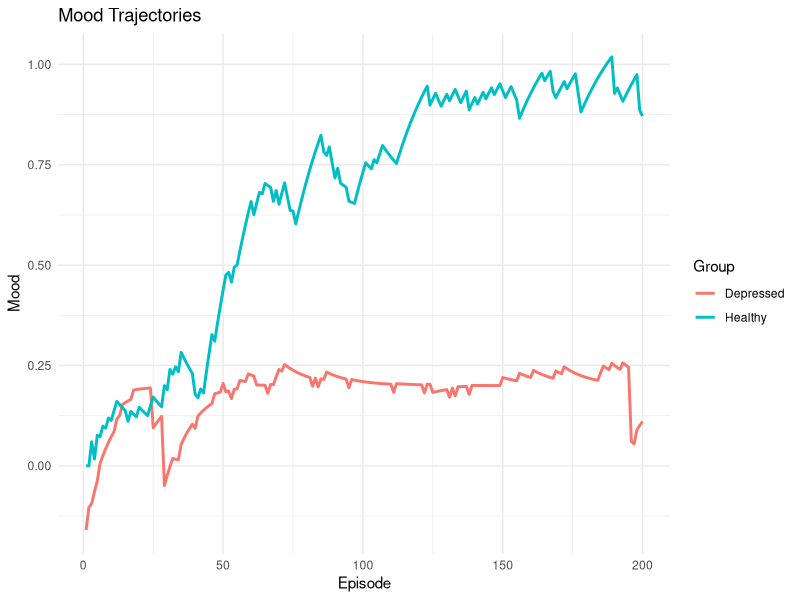
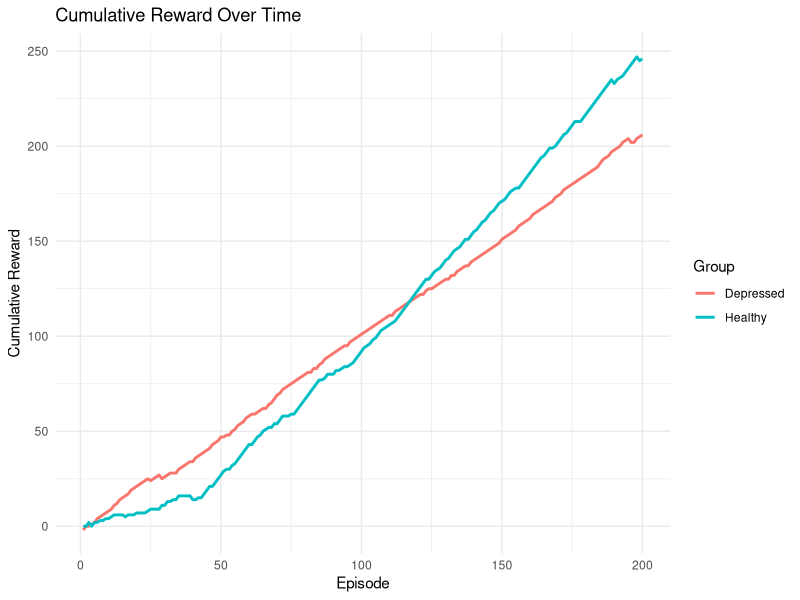
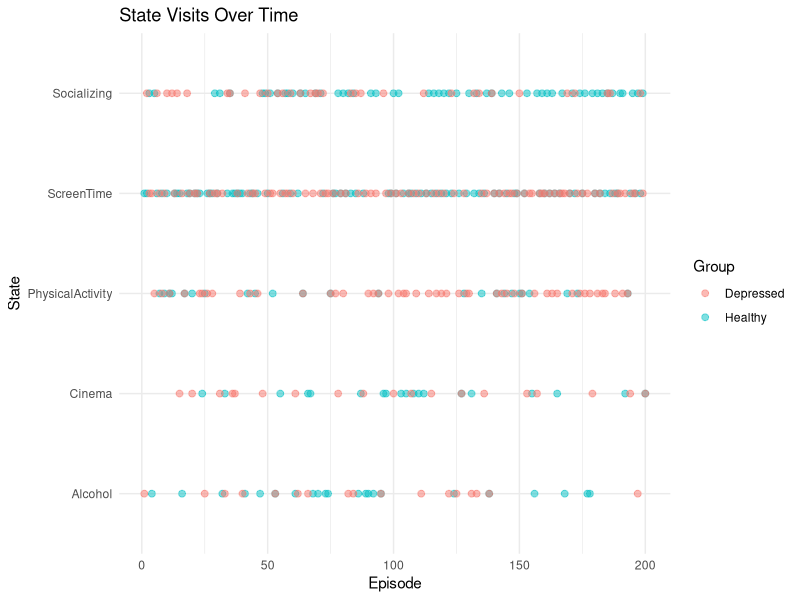
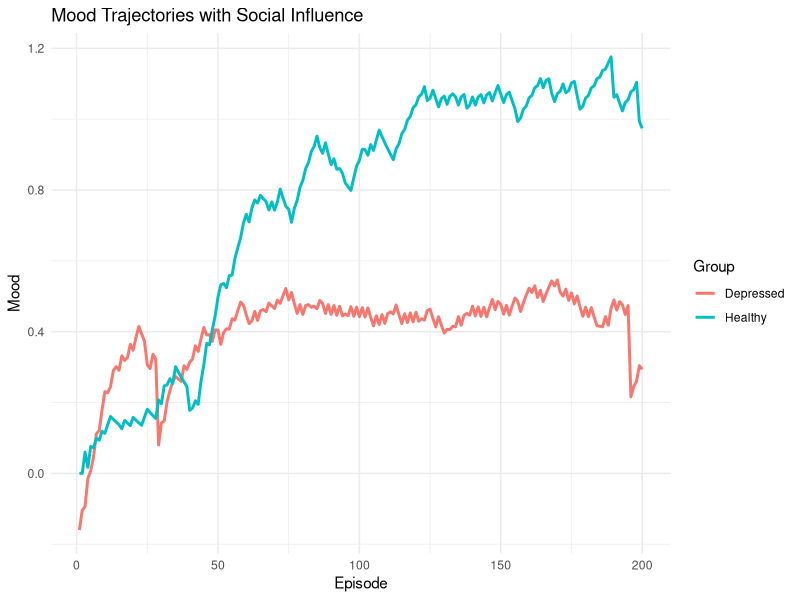
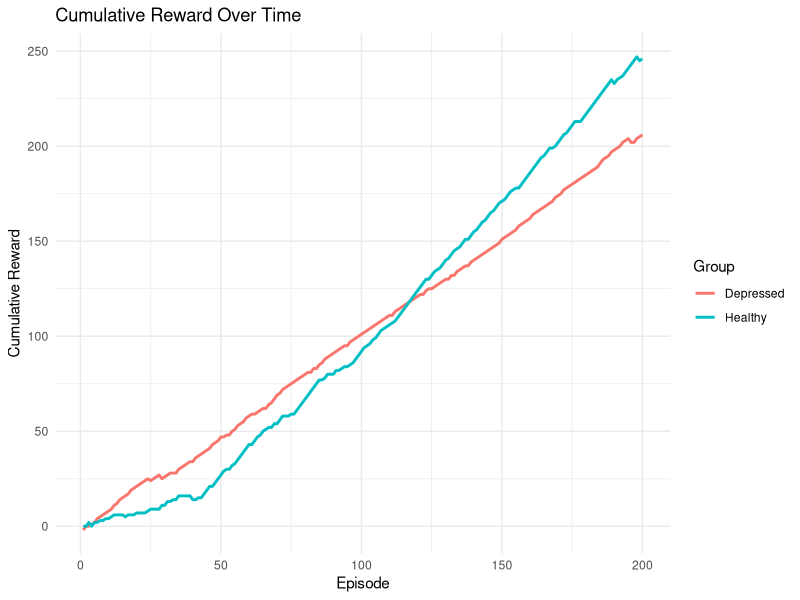
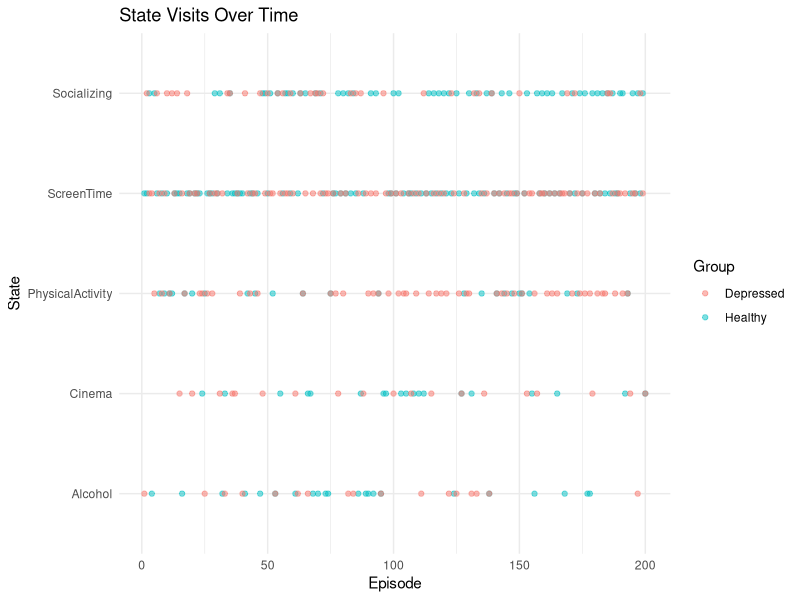
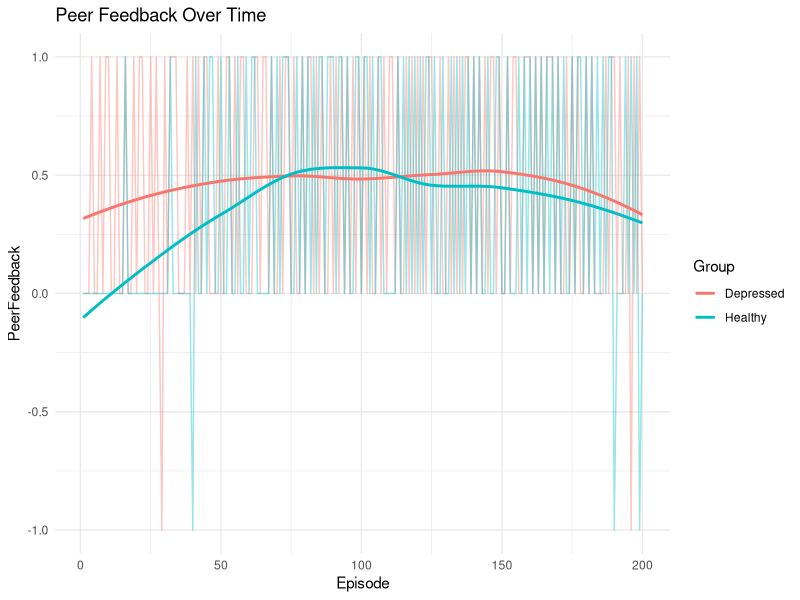
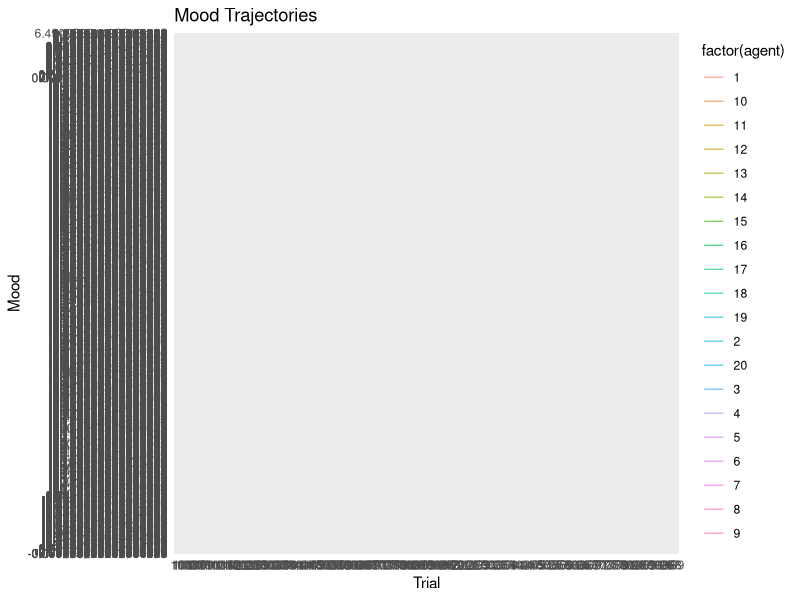

Reproduce these figures in R, in order.

# beyond multiarm MDP models

# The provided R code implements a simulation of a mood-sensitive Q-learning agent operating within a stylized behavioral environment consisting of five states: ScreenTime, PhysicalActivity, Socializing, Alcohol, and Cinema. Each state serves both as a context and as a potential action target. Transition probabilities are constructed to favor self-directed actions, while a predefined reward matrix reflects the desirability of each action-state pairing. The agent, governed by mood-dependent learning dynamics, adapts its behavior across 200 episodes using a reinforcement learning algorithm that incorporates traditional parameters (learning rate, discount factor, and exploration rate), as well as psychological constructs such as rumination and emotional valence. Two distinct agent profiles—"Healthy" and "Depressed"—are defined through differing parameterizations of mood decay, rumination weights, and affective biases. The simulation captures how mood influences decision-making and learning, with trajectories logged for subsequent analysis. Visualizations illustrate the evolution of mood, cumulative reward acquisition, and state visitation patterns, revealing the behavioral divergence between the two agent profiles. This framework enables the investigation of affective-cognitive interactions in reinforcement learning and offers a computational lens through which mood disorders might be modeled and better understood.

set.seed(123)
library(ggplot2)
library(reshape2)
library(dplyr)

# ---- ENVIRONMENT SETUP ----

states <- c("ScreenTime", "PhysicalActivity", "Socializing", "Alcohol", "Cinema")
n_states <- length(states)
actions <- 1:n_states

# Transition probabilities: [from_state, to_state, action]
transition_probs <- array(0, dim = c(n_states, n_states, n_states))
for (s in 1:n_states) {
  for (a in 1:n_states) {
    prob <- rep(0.1, n_states)
    prob[a] <- 0.6  # High chance of transitioning to action-related state
    transition_probs[s, , a] <- prob / sum(prob)
  }
}

# Rewards for each [state, action]
rewards <- matrix(c(
  0, 1, 2, -2, 1,   # ScreenTime
  1, 0, 2, -1, 2,   # PhysicalActivity
  2, 1, 0, -2, 2,   # Socializing
  -2, -1, 0, 0, -1,  # Alcohol
  1, 2, 2, -1, 0    # Cinema
), nrow = n_states, byrow = TRUE)

env <- list(
  states = states,
  transition_probs = transition_probs,
  rewards = rewards
)

# ---- Q-LEARNING AGENT FUNCTION ----

simulate_q_agent <- function(
    env, 
    n_episodes = 200,
    alpha_base = 0.1,
    gamma = 0.9,
    epsilon = 0.1,
    mood_decay = 0.95,
    mood_influence = 1.5,
    rumination_weight_success = 0.5,
    rumination_weight_failure = 0.5,
    pessimism = 0.0,
    optimism = 0.0
) {
  n_states <- nrow(env$transition_probs)
  n_actions <- length(env$states)
  Q <- matrix(0, nrow = n_states, ncol = n_actions)
  mood <- 0
  current_state <- sample(1:n_states, 1)
  
  trajectory <- data.frame(
    Episode = integer(n_episodes),
    State = character(n_episodes),
    Action = character(n_episodes),
    Reward = numeric(n_episodes),
    Mood = numeric(n_episodes)
  )
  
  for (ep in 1:n_episodes) {
    mood_clamped <- max(min(mood, 1), -1)
    
    biased_Q <- Q[current_state, ] + optimism - pessimism * (1 - Q[current_state, ])
    
    if (runif(1) < epsilon) {
      action <- sample(1:n_actions, 1)
    } else {
      action <- which.max(biased_Q)
    }
    
    next_state <- sample(1:n_states, 1, prob = env$transition_probs[current_state, , action])
    reward <- env$rewards[current_state, action]
    
    # Mood-influenced learning rate
    alpha <- alpha_base * exp(-mood_influence * mood_clamped)
    
    # Q-learning update
    Q[current_state, action] <- Q[current_state, action] + 
      alpha * (reward + gamma * max(Q[next_state, ]) - Q[current_state, action])
    
    # Rumination-based mood update
    if (reward > 0) {
      mood_update <- rumination_weight_success * reward
    } else if (reward < 0) {
      mood_update <- rumination_weight_failure * reward
    } else {
      mood_update <- 0
    }
    mood <- mood_decay * mood + (1 - mood_decay) * mood_update
    
    # Record trajectory
    trajectory[ep, ] <- list(
      Episode = ep,
      State = env$states[current_state],
      Action = env$states[action],
      Reward = reward,
      Mood = mood
    )
    
    current_state <- next_state
  }
  trajectory
}

# ---- AGENT PARAMETERS ----

params_healthy <- list(
  alpha_base = 0.1,
  mood_decay = 0.95,
  mood_influence = 1.0,
  rumination_weight_success = 0.6,
  rumination_weight_failure = 0.4,
  pessimism = 0.0,
  optimism = 0.1
)

params_depressed <- list(
  alpha_base = 0.1,
  mood_decay = 0.9,
  mood_influence = 2.0,
  rumination_weight_success = 0.2,
  rumination_weight_failure = 0.8,
  pessimism = 0.3,
  optimism = 0.0
)

# ---- SIMULATION ----

set.seed(42)
healthy_df <- do.call(simulate_q_agent, c(list(env = env), params_healthy))
healthy_df$Group <- "Healthy"

depressed_df <- do.call(simulate_q_agent, c(list(env = env), params_depressed))
depressed_df$Group <- "Depressed"

combined_df <- bind_rows(healthy_df, depressed_df)

# ---- VISUALIZATION ----

# Mood plot
ggplot(combined_df, aes(x = Episode, y = Mood, color = Group)) +
  geom_line(size = 1) +
  labs(title = "Mood Trajectories", y = "Mood") +
  theme_minimal()

# Cumulative reward plot
combined_df <- combined_df %>%
  group_by(Group) %>%
  mutate(CumulativeReward = cumsum(Reward))

ggplot(combined_df, aes(x = Episode, y = CumulativeReward, color = Group)) +
  geom_line(size = 1) +
  labs(title = "Cumulative Reward Over Time", y = "Cumulative Reward") +
  theme_minimal()

# State transitions
ggplot(combined_df, aes(x = Episode, y = State, color = Group)) +
  geom_point(alpha = 0.5, size = 2) +
  labs(title = "State Visits Over Time") +
  theme_minimal()


#This R script extends a mood-sensitive Q-learning framework by integrating a model of social influence into agent-based simulations. The environment consists of five behavioral states, each associated with specific reward structures and transition probabilities that favor action-related state persistence. A Q-learning agent learns over 200 episodes, adjusting its action values (Q-values) in response to both intrinsic mood dynamics and extrinsic peer feedback. Mood is influenced by a combination of reinforcement (positive or negative reward-based rumination) and social appraisal, which is modeled via a feedback mechanism. Depending on the specified mode—random or state-based—peer responses are either probabilistically assigned or derived from a normative evaluation of the selected action (e.g., rewarding socializing, penalizing alcohol use). Two agent profiles, representing "Healthy" and "Depressed" individuals, are simulated using distinct parameter configurations that modulate sensitivity to reward, social feedback, and mood inertia. The resulting trajectories are analyzed through visualizations of mood evolution, cumulative reward, behavioral state transitions, and peer feedback patterns. This simulation framework provides a computational approach for examining the interplay between affect, learning, and social context, offering insights into behavioral trajectories characteristic of differing mental health profiles.



set.seed(123)
library(ggplot2)
library(reshape2)
library(dplyr)

# ---- ENVIRONMENT SETUP ----

states <- c("ScreenTime", "PhysicalActivity", "Socializing", "Alcohol", "Cinema")
n_states <- length(states)
actions <- 1:n_states

transition_probs <- array(0, dim = c(n_states, n_states, n_states))
for (s in 1:n_states) {
  for (a in 1:n_states) {
    prob <- rep(0.1, n_states)
    prob[a] <- 0.6
    transition_probs[s, , a] <- prob / sum(prob)
  }
}

rewards <- matrix(c(
  0, 1, 2, -2, 1,
  1, 0, 2, -1, 2,
  2, 1, 0, -2, 2,
  -2, -1, 0, 0, -1,
  1, 2, 2, -1, 0
), nrow = n_states, byrow = TRUE)

env <- list(
  states = states,
  transition_probs = transition_probs,
  rewards = rewards
)

# ---- Q-LEARNING AGENT FUNCTION WITH SOCIAL INFLUENCE ----

simulate_q_agent <- function(
    env,
    n_episodes = 200,
    alpha_base = 0.1,
    gamma = 0.9,
    epsilon = 0.1,
    mood_decay = 0.95,
    mood_influence = 1.5,
    rumination_weight_success = 0.5,
    rumination_weight_failure = 0.5,
    pessimism = 0.0,
    optimism = 0.0,
    social_feedback_weight = 0.3,
    peer_feedback_mode = "random" # or "state-based"
) {
  n_states <- length(env$states)
  Q <- matrix(0, nrow = n_states, ncol = n_states)
  mood <- 0
  current_state <- sample(1:n_states, 1)
  
  trajectory <- data.frame(
    Episode = integer(n_episodes),
    State = character(n_episodes),
    Action = character(n_episodes),
    Reward = numeric(n_episodes),
    Mood = numeric(n_episodes),
    PeerFeedback = numeric(n_episodes)
  )
  
  for (ep in 1:n_episodes) {
    mood_clamped <- max(min(mood, 1), -1)
    biased_Q <- Q[current_state, ] + optimism - pessimism * (1 - Q[current_state, ])
    action <- if (runif(1) < epsilon) sample(1:n_states, 1) else which.max(biased_Q)
    next_state <- sample(1:n_states, 1, prob = env$transition_probs[current_state, , action])
    reward <- env$rewards[current_state, action]
    
    # Peer feedback
    peer_feedback <- if (peer_feedback_mode == "random") {
      sample(c(-1, 0, 1), 1, prob = c(0.2, 0.6, 0.2))
    } else if (peer_feedback_mode == "state-based") {
      if (env$states[action] %in% c("Socializing", "PhysicalActivity")) {
        1
      } else if (env$states[action] == "Alcohol") {
        -1
      } else {
        0
      }
    } else {
      0
    }
    
    # Q-learning update
    alpha <- alpha_base * exp(-mood_influence * mood_clamped)
    Q[current_state, action] <- Q[current_state, action] +
      alpha * (reward + gamma * max(Q[next_state, ]) - Q[current_state, action])
    
    # Mood update: rumination + social feedback
    mood_reward <- if (reward > 0) rumination_weight_success * reward else rumination_weight_failure * reward
    mood_social <- social_feedback_weight * peer_feedback
    mood_update <- mood_reward + mood_social
    mood <- mood_decay * mood + (1 - mood_decay) * mood_update
    
    # Record
    trajectory[ep, ] <- list(
      Episode = ep,
      State = env$states[current_state],
      Action = env$states[action],
      Reward = reward,
      Mood = mood,
      PeerFeedback = peer_feedback
    )
    
    current_state <- next_state
  }
  trajectory
}

# ---- AGENT PARAMETER SETS ----

params_healthy <- list(
  alpha_base = 0.1,
  mood_decay = 0.95,
  mood_influence = 1.0,
  rumination_weight_success = 0.6,
  rumination_weight_failure = 0.4,
  pessimism = 0.0,
  optimism = 0.1,
  social_feedback_weight = 0.3,
  peer_feedback_mode = "state-based"
)

params_depressed <- list(
  alpha_base = 0.1,
  mood_decay = 0.9,
  mood_influence = 2.0,
  rumination_weight_success = 0.2,
  rumination_weight_failure = 0.8,
  pessimism = 0.3,
  optimism = 0.0,
  social_feedback_weight = 0.5,
  peer_feedback_mode = "state-based"
)

# ---- SIMULATE ----

set.seed(42)
healthy_df <- do.call(simulate_q_agent, c(list(env = env), params_healthy))
healthy_df$Group <- "Healthy"

depressed_df <- do.call(simulate_q_agent, c(list(env = env), params_depressed))
depressed_df$Group <- "Depressed"

combined_df <- bind_rows(healthy_df, depressed_df)

# ---- VISUALIZE ----

# Mood over time
ggplot(combined_df, aes(x = Episode, y = Mood, color = Group)) +
  geom_line(size = 1) +
  labs(title = "Mood Trajectories with Social Influence", y = "Mood") +
  theme_minimal()

# Cumulative reward
combined_df <- combined_df %>%
  group_by(Group) %>%
  mutate(CumulativeReward = cumsum(Reward))

ggplot(combined_df, aes(x = Episode, y = CumulativeReward, color = Group)) +
  geom_line(size = 1) +
  labs(title = "Cumulative Reward Over Time", y = "Cumulative Reward") +
  theme_minimal()

# State visits
ggplot(combined_df, aes(x = Episode, y = State, color = Group)) +
  geom_point(alpha = 0.5) +
  labs(title = "State Visits Over Time") +
  theme_minimal()

# Peer feedback
ggplot(combined_df, aes(x = Episode, y = PeerFeedback, color = Group)) +
  geom_line(alpha = 0.4) +
  geom_smooth(se = FALSE) +
  labs(title = "Peer Feedback Over Time") +
  theme_minimal()





# This script implements a simulation of Q-learning agents embedded within a behavioral environment, with a focus on dynamic identity traits and their influence on learning and affect. The environment comprises five states representing common daily activities, each associated with fixed rewards and uniform state transition probabilities. A central feature of the model is the integration of three mutable identity parameters—rumination bias, social sensitivity, and goal orientation—which evolve in response to experience. Mood updates are driven by both intrinsic reward processing and extrinsic peer feedback, with the magnitude and direction of these effects modulated by the agent’s current identity profile. Action selection follows an ε-greedy policy, and Q-values are updated using an optimism-weighted delta, accounting for motivational framing. Identity traits are adjusted across episodes based on recent affective and social experiences, providing a feedback loop between psychological traits and behavior. The simulation runs across multiple agents to generate heterogeneous trajectories, with visualizations depicting mood fluctuation and the evolution of identity traits over time. This model contributes to computational affective science by capturing the bidirectional interactions between mood, behavior, learning, and personality-like traits in a socially influenced decision-making context.



set.seed(123)
library(ggplot2)
library(dplyr)
library(tidyr)

# Define environment
states <- c("screen_time", "physical_activity", "socializing", "alcohol_use", "cinema")
n_states <- length(states)
actions <- 1:n_states
state_names <- states
n_actions <- length(actions)

# Transition probabilities (uniform for simplicity)
transition_matrix <- matrix(1/n_states, nrow=n_states, ncol=n_states)

# Reward function per state
reward_function <- c(
  screen_time = -0.5,
  physical_activity = 1.0,
  socializing = 0.8,
  alcohol_use = -1.0,
  cinema = 0.5
)

# Peer feedback
peer_feedback_function <- function(state) {
  if (state == "socializing") return(runif(1, -1, 1))
  if (state == "alcohol_use") return(runif(1, -0.5, 0.5))
  return(0)
}

# Q-learning agent with identity dynamics
simulate_q_agent <- function(agent_id, episodes = 200,
                             alpha_base = 0.1, gamma = 0.9,
                             optimism = 1.0,
                             initial_identity = list(
                               rumination_bias = 0.5,
                               social_sensitivity = 0.5,
                               goal_orientation = 0.5
                             )) {
  Q <- matrix(0, nrow=n_states, ncol=n_actions)
  mood <- 0
  state <- sample(1:n_states, 1)
  identity <- initial_identity
  
  identity_trace <- list()
  mood_trace <- numeric(episodes)
  reward_trace <- numeric(episodes)
  state_trace <- character(episodes)
  
  for (t in 1:episodes) {
    # Epsilon-greedy action selection
    epsilon <- 0.1
    if (runif(1) < epsilon) {
      action <- sample(actions, 1)
    } else {
      action <- which.max(Q[state, ])
    }
    
    next_state <- sample(1:n_states, 1, prob = transition_matrix[state, ])
    next_state_name <- state_names[next_state]
    reward <- reward_function[next_state_name]
    peer_feedback <- peer_feedback_function(next_state_name)
    
    # Mood dynamics
    mood_delta <- if (reward > 0) {
      reward * (1 - identity$rumination_bias)
    } else {
      reward * (1 + identity$rumination_bias)
    }
    mood_delta <- mood_delta + identity$social_sensitivity * peer_feedback
    mood <- 0.9 * mood + 0.1 * mood_delta
    
    # Q-learning update with optimism/pessimism
    delta <- reward + gamma * max(Q[next_state, ]) - Q[state, action]
    if (delta > 0) {
      Q[state, action] <- Q[state, action] + alpha_base * optimism * delta
    } else {
      Q[state, action] <- Q[state, action] + alpha_base * (2 - optimism) * delta
    }
    
    # Identity trait updates
    if (reward < 0 && mood < -0.5) {
      identity$rumination_bias <- min(identity$rumination_bias + 0.01, 1)
    }
    if (abs(peer_feedback) > 0.2) {
      identity$social_sensitivity <- max(min(identity$social_sensitivity + 0.01 * peer_feedback, 1), 0)
    }
    if (t > 10) {
      recent_rewards <- reward_trace[(t-10):(t-1)]
      identity$goal_orientation <- 1 - mean(abs(recent_rewards), na.rm = TRUE)
    }
    
    identity_trace[[t]] <- identity
    mood_trace[t] <- mood
    reward_trace[t] <- reward
    state_trace[t] <- next_state_name
    state <- next_state
  }
  
  identity_df <- do.call(rbind, lapply(1:episodes, function(i) {
    cbind(
      trial = i,
      agent = agent_id,
      mood = mood_trace[i],
      reward = reward_trace[i],
      state = state_trace[i],
      rumination_bias = identity_trace[[i]]$rumination_bias,
      social_sensitivity = identity_trace[[i]]$social_sensitivity,
      goal_orientation = identity_trace[[i]]$goal_orientation
    )
  }))
  
  as.data.frame(identity_df)
}

# Simulate multiple agents
n_agents <- 20
results <- do.call(rbind, lapply(1:n_agents, simulate_q_agent))

# Plot mood trajectories
ggplot(results, aes(x = trial, y = mood, color = factor(agent))) +
  geom_line(alpha = 0.6) +
  labs(title = "Mood Trajectories", x = "Trial", y = "Mood") +
  theme_minimal()

# Plot identity trait evolution
traits_long <- results %>%
  pivot_longer(cols = c(rumination_bias, social_sensitivity, goal_orientation),
               names_to = "trait", values_to = "value")

ggplot(traits_long, aes(x = trial, y = value, color = factor(agent))) +
  geom_line(alpha = 0.6) +
  facet_wrap(~trait, scales = "free_y") +
  labs(title = "Identity Trait Evolution", x = "Trial", y = "Trait Value") +
  theme_minimal()

